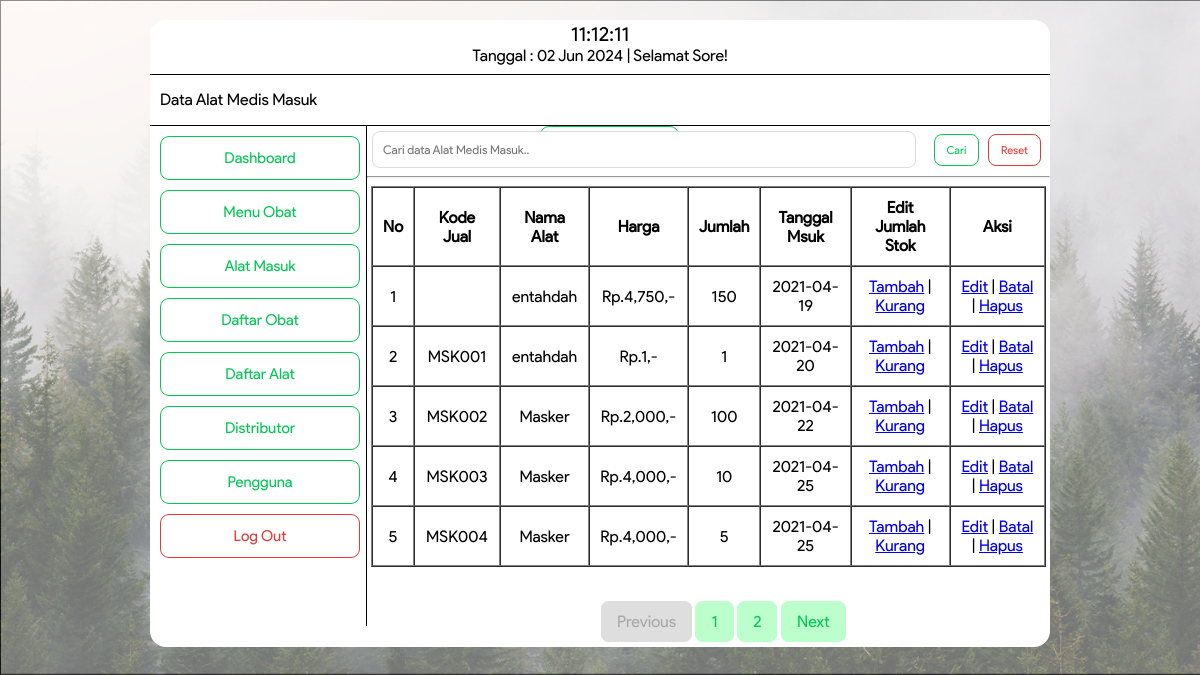
Page /alatmasukadmin.php (signed in) on the committed database.
### tables this page shows
CREATE TABLE `tb_in` (
  `id` int(200) NOT NULL,
  `id_barang` int(200) NOT NULL,
  `kode_msk` varchar(200) NOT NULL,
  `nama_msk` varchar(200) NOT NULL,
  `harga` int(200) NOT NULL,
  `stok` int(200) NOT NULL,
  `tgl_masuk` date NOT NULL
);

### alatmasukadmin.php (the view, shortened to what this page needs)
<!DOCTYPE html>
<html>
<head>
  <link rel="stylesheet" type="text/css" href="asset/menualatmasuk.css">
</head>
<body style="background-image: url(BG.png)">
  <div class="bingkai">
    <div class="header">
      <label>
        <div id="clock" style="font-size: 20px"></div>
        <?php
          $tanggal= mktime(date("m"),date("d"),date("Y"));
          echo "Tanggal : ".date("d M Y", $tanggal)." ";
          $a = date ("H");
          if (($a>=6) && ($a<=11)){
          echo "| Selamat Pagi!";
          }
          else if(($a>11) && ($a<=15))
          {
          echo "| Selamat Siang!";}
          else if (($a>15) && ($a<=18)){
          echo "| Selamat Sore!";}
          else { echo "| Selamat Malam!";}
        ?>
      </label>
    </div>
    <div class="menu">
        <form method="post" action="in/tambah.php">
          <label>Data Alat Medis Masuk</label>
          <button type="submit">Tambah Data Alat Masuk</button>
        </form>
    </div>
    <div class="badan">
      <div class="sidebar">
        <form method="" action="dashboardadmin.php">
          <button class="dashboard" type="submit">Dashboard</button>
        </form>
        <div class="dropdown">
            <button class="dropbtn">Menu Obat</button>
        </div>
        <div class="dropdown">
            <button class="dropbtn">Alat Masuk</button>
        </div>
        <form class="daftarobat" method="" action="daftarobatadmin.php">
					<button type="submit">Daftar Obat</button>
				</form>
        <form class="daftaralatadmin" method="" action="daftaralatadmin.php">
          <button type="submit">Daftar Alat</button>
        </form>
				<form class="distributor" method="" action="distributoradmin.php">
					<button type="submit">Distributor</button>
				</form>
				<form class="pengguna" method="" action="daftarpenggunaadmin.php">
					<button type="submit">Pengguna</button>
				</form>
        <form class="logout" method="post" action="logout.php">
          <button onclick="return confirm('Anda Yakin Ingin Log Out?')" type="submit">Log Out</button>
        </form>
      </div>
                 <form>
            <div class="search">
              <input type="text" id="KataKunci" name="KataKunci" placeholder="Cari data Alat Medis Masuk.." required="" value="<?php if (isset($_GET['KataKunci']))  echo $_GET['KataKunci']; ?>">
              <button class="cari" type="submit">Cari</button>
              <button class="resetbtn" onclick="location.href='alatmasukadmin.php'" type="button">Reset</button>
            </div>
          </form>
                 <hr>
      <div class="content">
        <table border="1" width="100%" align="center" cellspacing="0" cellpadding="10">
          <tr>
            <th>No</th>
            <th>Kode Jual</th>
            <th>Nama Alat</th>
            <th>Harga</th>
            <th>Jumlah</th>
            <th>Tanggal Msuk</th>
            <th>Edit Jumlah Stok</th>
            <th>Aksi</th>
          </tr>
          <?php
      include "koneksi.php";
      $page = (isset($_GET['page']))? (int) $_GET['page'] : 1;
      $kolomCari=(isset($_GET['Kolom']))? $_GET['Kolom'] : "";
      $kolomKataKunci=(isset($_GET['KataKunci']))? $_GET['KataKunci'] : "";
      $limit = 5;
      $limitStart = ($page - 1) * $limit;
      if($kolomCari=="" && $kolomKataKunci==""){
        $SqlQuery = mysqli_query($koneksi, "SELECT * FROM tb_in LIMIT ".$limitStart.",".$limit);
      }else{
        $SqlQuery = mysqli_query($koneksi, "SELECT * FROM tb_in WHERE nama_msk LIKE '%$kolomKataKunci%' LIMIT ".$limitStart.",".$limit);
      }
      $no = $limitStart + 1;
      while($row = mysqli_fetch_array($SqlQuery)){
      ?>
            <tr align="center">
              <td><?php echo $no++; ?></td>
                <td>
                    <?php echo $row['kode_msk'];?>
                </td>
                <td>
                    <?php echo $row['nama_msk'];?>
                </td>
                <td>
                    <?php echo "Rp." .number_format($row['harga']).",-";?>
                </td>
                <td>
                    <?php echo $row['stok'];?>
                </td>
                 <td>
                    <?php echo $row['tgl_masuk'];?>
                </td>
                <td>
                  <a href="in/tambahstok.php?id=<?php echo $row['id'];?>">Tambah</a>
                  |
                  <a href="in/kurangstok.php?id=<?php echo $row['id'];?>">Kurang</a>
                </td>
                <td>
                  <a href="in/edit.php?id=<?php echo $row['id'];?>">Edit</a>
                  |
                  <a onclick="return confirm('Anda yakin ingin membatalkan?')" href="in/batal.php?id=<?php echo $row['id'];?>">Batal</a>
                  |
                  <a onclick="return confirm('Anda yakin ingin menghapus?')" href="in/hapus.php?id=<?php echo $row['id'];?>">Hapus</a>
                </td>
            </tr>
                <?php
                 }
                ?>
        </table>
        <div class="paging">
      <?php
        if($page == 1){
      ?>
        <a class="disabled" href="#">Previous</a>
      <?php
        }
      ?>
      <?php
        if($kolomCari=="" && $kolomKataKunci==""){
          $SqlQuery = mysqli_query($koneksi, "SELECT * FROM tb_in");
        }else{
          $SqlQuery = mysqli_query($koneksi, "SELECT * FROM tb_in WHERE nama_msk LIKE '%$kolomKataKunci%'");
        }
        $JumlahData = mysqli_num_rows($SqlQuery);
        $jumlahPage = ceil($JumlahData / $limit);
        $jumlahNumber = 1;
        $startNumber = ($page > $jumlahNumber)? $page - $jumlahNumber : 1;
        $endNumber = ($page < ($jumlahPage - $jumlahNumber))? $page + $jumlahNumber : $jumlahPage;
        for($i = $startNumber; $i <= $endNumber; $i++){
          if($kolomCari=="" && $kolomKataKunci==""){
      ?>
          <a class="number" href="alatmasukadmin.php?page=<?php echo $i; ?>"><?php echo $i; ?></a>
      <?php
        }else{
?>
          <a class="number" href="alatmasukadmin.php?Kolom=<?php echo $kolomCari;?>&KataKunci=<?php echo $kolomKataKunci;?>&page=<?php echo $i; ?>"><?php echo $i; ?></a>
          <?php
        }
      }
      ?>
      <?php
       if($page == $jumlahPage){
      ?>
        <a class="disabled" href="#">Next</a>
      <?php
      }
      else{
        $linkNext = ($page < $jumlahPage)? $page + 1 : $jumlahPage;
       if($kolomCari=="" && $kolomKataKunci==""){
          ?>
          <a class="nxt" href="alatmasukadmin.php?page=<?php echo $linkNext; ?>">Next</a>
       <?php
          }else{
        ?>
          <a class="nxt" href="alatmasukadmin.php?Kolom=<?php echo $kolomCari;?>&KataKunci=<?php echo $kolomKataKunci;?>&page=<?php echo $linkNext; ?>">Next</a>
      <?php
        }
      }
      ?>
  </div>
    </div>
              </div>
            </div>
</body>
</html>

### asset/menualatmasuk.css (style rules this page uses)
div { font-family: ProductSans; }
body { background-image: url(BG.png); background-size: cover; font-family: ProductSans; }
button { font-family: ProductSans; }
.bingkai { background: white; width: 900px; margin: 20px auto; border-radius: 16px; }
.bingkai .header { background: white; height: 50px; padding: 2px; border-radius: 16px 16px 0px 0px; border-bottom: solid 1px; text-align: center; }
.bingkai .menu { background: white; height:50px; border-bottom: solid 1px; }
.bingkai .menu button { background-color: white; color: #00C853; font-size: 11px; padding: 10px; margin-left: 390px; margin-top: 7px; border-radius: 9px; border: solid 1px #00C853; }
.bingkai .menu label { float: left; padding: 10px; margin-right: 225px; margin-top: 5px; }
.badan { height: 500px; }
.bingkai .badan .sidebar { background: #FFF; float: left; width: 24%; height: 100%; border-radius: 0px 0px 0px 16px; border-right: solid 1px; }
.dropbtn { background-color: #4CAF50; color: white; padding: 16px; font-size: 16px; border: none; cursor: pointer; }
.dropdown { position: relative; display: inline-block; }
.bingkai .badan .sidebar button { background-color: white; color: #00C853; font-size: 15px; padding: 12px; width: 200px; margin-top: 10px; margin-left: 10px; cursor: pointer; border: solid 1px #00C853; border-radius: 9px; }
.bingkai .badan .sidebar .logout button { background-color: white; color: #E53935; font-size: 15px; padding: 12px; width: 200px; margin-top: 10px; margin-left: 10px; cursor: pointer; border: solid 1px #E53935; border-radius: 9px; }
.bingkai .badan .content { background: white; float: left; margin-left: 4px; height: auto; width: 75%; border-radius: 0px 0px 16px 0px; }
.bingkai .badan .content .paging { margin-left: 230px; margin-top: 30px; }
.bingkai .badan .content .paging .nxt { text-decoration: none; color: #00C853; background-color: #BCFFCC; font-family: ProductSans; border: solid 1px #BCFFCC; line-height: 50px; padding: 10px 15px 10px 15px; border-radius: 8px; }
.bingkai .badan .content .paging .disabled { text-decoration: none; color: #A8A8A8; background-color: #DEDEDE; font-family: ProductSans; border: solid 1px #DEDEDE; line-height: 50px; padding: 10px 15px 10px 15px; border-radius: 8px; }
.bingkai .badan .content .paging .number { text-decoration: none; color: #00C853; background-color: #BCFFCC; font-family: ProductSans; border: solid 1px #BCFFCC; line-height: 50px; padding: 10px 15px 10px 15px; border-radius: 8px; }
.bingkai .badan .search input { border-radius: 8px; border: solid 1px #DCDCDE; padding: 10px; width: 58%; margin-top: 5px; margin-left: 5px; font-size: 12px; font-family: ProductSans; }
.bingkai .badan .search .cari { background-color: white; color: #00C853; border: solid 1px #00C853; border-radius: 8px; padding: 8px 12px 8px 12px; font-size: 11px; margin-left: 14px; margin-right: 5px; }
.bingkai .badan .search .resetbtn { background-color: white; color: #E53935; border: solid 1px #E53935; border-radius: 8px; padding: 8px 12px 8px 12px; font-size: 11px; }

### rows in the picture
tb_in: nama_msk "entahdah", harga "4,750", stok "150", tgl_masuk "2021-04-19"
tb_in: kode_msk "MSK001", nama_msk "entahdah", harga "1", stok "1", tgl_masuk "2021-04-20"
tb_in: kode_msk "MSK002", nama_msk "Masker", harga "2,000", stok "100", tgl_masuk "2021-04-22"
tb_in: kode_msk "MSK003", nama_msk "Masker", harga "4,000", stok "10", tgl_masuk "2021-04-25"
tb_in: kode_msk "MSK004", nama_msk "Masker", harga "4,000", stok "5", tgl_masuk "2021-04-25"
